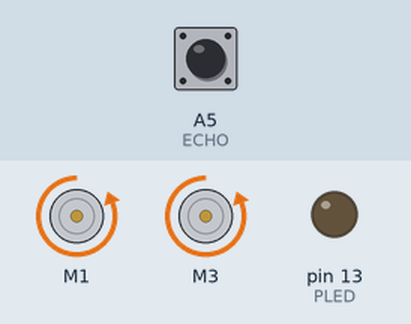
This sketch was run on a simulated Arduino Uno, built with avr-gcc and run on an emulated ATmega328P. On the bench: 2 × DC motor (green arrow = forward, orange = backward, longer = faster), output pins drawn as LEDs (lit = HIGH). The test bench sets the inputs (shaded band); at power-on: A5 (ECHO) LOW. Pins used as bus, display or sensor lines are not drawn.

Above: at 1.2 s.
1.3 s: A5 (ECHO) pulsed HIGH 2 times (0.12 s each, 0.3 s apart)
At 2.5 s:
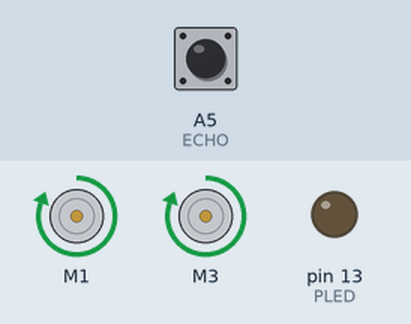
At 3.5 s:
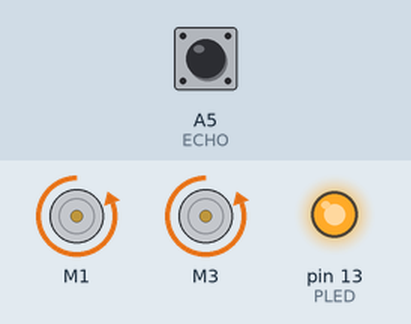
Timing chart, 0 to 10.9 s (numbered marks = the images above; inputs shaded):
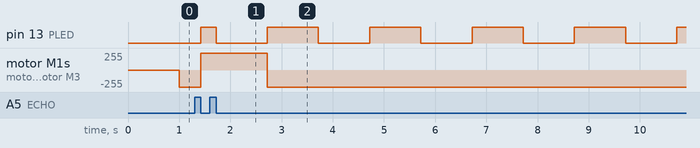

The sketch:

sensoUltrasonido.ino
```cpp
//Nombre del Autor: IMEEI - Jhon Alexander Rosero
//Fecha Modificación: 22/10/2019
//Uso del programa
//Funcionamiento del programa
//Doy fe que este ejercicio es de mi autoría, en caso de encontrar plagio la nota de todo mi
//trabajo debe ser de NO APROBADO además de las respectivas sanciones a que haya lugar

// Planificador de tareas
// -------------------- Librerías ------------------------------------------


#include "Led.h"
#include "SenDis.h"
#include "MotorDireccion.h"
#include "Desicion.h"
// -- Variables de control de tiempo ---------------------
unsigned long int TiempoActual; //Registro en el que se guarda el tiempo en millis actual
// -- Variables de temporización de tareas ---------------
// Tarea 1: Control de servo A
#define PeriodoT1 50 // Periodo de la tarea 1
#define PeriodoT2 100 // Periodo de la tarea 2
#define PeriodoT3 1 // Periodo de la tarea 3
unsigned long int TiemUltEje1; // Tiempo de la última ejecución 1
unsigned long int TiemUltEje2; // Tiempo de la última ejecución 2
unsigned long int TiemUltEje3; // Tiempo de la última ejecución 3
// -- Funciones de definición de tareas ------------------

// -- Inicializacion -------------------------------------

void setup(){// Se ejecuta cuando el micro se inicia, enciendo, reinicia, para configuracion
  // Inicializacion de temporizadores de tarea
  TiemUltEje1 = 0;
  SetupLED();
  TiemUltEje2 = 0;
  setupSen();
  TiemUltEje3 = 0;
  setupDireccion();
}


// -- Bucle principal ------------------------------------
void loop() { // se ejecuta una y otra vez indefinidamente.
  // Actualizar tiempo
    TiempoActual = millis();
  // Temporizacion tarea 1

    if (TiempoActual - TiemUltEje1 >= PeriodoT1)
      {
      LedIntermitente();
      TiemUltEje1 = TiempoActual;
      }
//       if (TiempoActual - TiemUltEje2 >= PeriodoT2)
//       {
//      loopSen();
//      TiemUltEje2 = TiempoActual;
//      }
        if (TiempoActual - TiemUltEje3 >= PeriodoT3)
      {
      setupDesicion();
      TiemUltEje3 = TiempoActual;

      }
}
```

Desicion.h
```cpp
void setupDesicion() {


  if (medir() > 20) {

    adelante();
  }
  else {
    atras();
  }

}
```

Led.h
```cpp
const int PLED = 13;
boolean LEDStatus = LOW;

//---------configuración de la tarea LED
void SetupLED()
{ LEDStatus = LOW;
  pinMode(PLED,OUTPUT);}

//---------Actualización de la tarea LED1
void LedIntermitente()
{digitalWrite(PLED,LEDStatus);
LEDStatus=!LEDStatus;}
```

MotorDireccion.h
```cpp
#include <AFMotor.h>

AF_DCMotor MotorIzq(1);
AF_DCMotor MotorDer(3);


void setupDireccion(){
MotorIzq.setSpeed(255);
MotorDer.setSpeed(255);
MotorIzq.run(RELEASE);
MotorDer.run(RELEASE);
 }

void adelante(){
    MotorIzq.run(FORWARD); //delante
    MotorDer.run(FORWARD); //delante
}

void atras(){
    MotorIzq.run(BACKWARD); //delante
    MotorDer.run(BACKWARD); //delante
}

void izq(){
    MotorIzq.run(FORWARD); //delante
    MotorDer.run(BACKWARD); //atras
}
void der(){
    MotorIzq.run(BACKWARD); //giro derecha
    MotorDer.run(FORWARD);
}

void freno(){
    MotorIzq.run(RELEASE); //delante
    MotorDer.run(RELEASE); //delante
}
```

SenDis.h
```cpp
//Nombre del Autor: Jorge Andres,Hugo Navarrete, Henry Estrella
//Fecha: 21/10/2019
//Uso del programa:Medir Distancia
//Funcionamiento del programa: Pormedio del sensor ultrasonido, obtener la distancia.
//Doy fe que este ejercicio es de mi autoría, en caso de encontrar plagio la nota de todo mi
//trabajo debe ser de NO APROBADO además de las respectivas sanciones a que haya lugar

long tiempo;//

#define ECHO   A5 //El terminal A5 Esta conectado a ECHO.
#define TRIGER A4 //El terminal A4 Esta conectado a TRIGER.


void setupSen(){ // El setup es la primera función en ejecutarse dentro de un programa en Arduino.
  Serial.begin(115200);// Establece la velocidad de datos en bits por segundo
  pinMode(TRIGER, OUTPUT); /*activación del pin A5 como salida: para el pulso ultrasónico*/
  pinMode(ECHO, INPUT); /*activación del pin A4 como entrada: tiempo del rebote del ultrasonido*/
}

float medir(){ //Medicion en decimales

  digitalWrite(TRIGER,LOW); // Por cuestión de estabilización del sensor en bajo
  delayMicroseconds(5); // Pausa el programa durante el tiempo para recibir la señar de ultrasonido.
  digitalWrite(TRIGER, HIGH); // envío del pulso ultrasónico*/
  delayMicroseconds(10);//Pausa el programa durante el tiempo para recibir la señar de ultrasonido.
  tiempo=pulseIn(ECHO, HIGH);
  /* Función para medir la longitud del pulso entrante. Mide el tiempo que a transcurrido entre el envío
  del pulso ultrasónico y cuando el sensor recibe el rebote, es decir: desde que el pin ECHO empieza a recibir el rebote, HIGH, hasta que
  deja de hacerlo, LOW, la longitud del pulso entrante
  */


  float distancia=float (0.01716*tiempo); /*fórmula para calcular la distancia obteniendo un valor flotante* para que una mejor precicion./
  /*Monitorización en centímetros por el monitor serial*/
  //Serial.print("Distancia ");
  //Serial.println(distancia);
  //Serial.println(" cm");
  return distancia;// Con este comando realiza el retorno de la medicion.
  }


void loopSen(){ //es la que se ejecuta un número infinito de veces.

  Serial.println(medir());//se puede  repetirla funcion de medir

}
```

Measured:
- after the input at 1.3 s, motor M1, motor M3: backward 255/255 → forward 255/255 after 0.12 s, → backward 255/255 1.3 s later
- by itself, pin 13 (PLED): repeats every 2.0 s: LOW 1.0 s, HIGH 1.0 s
